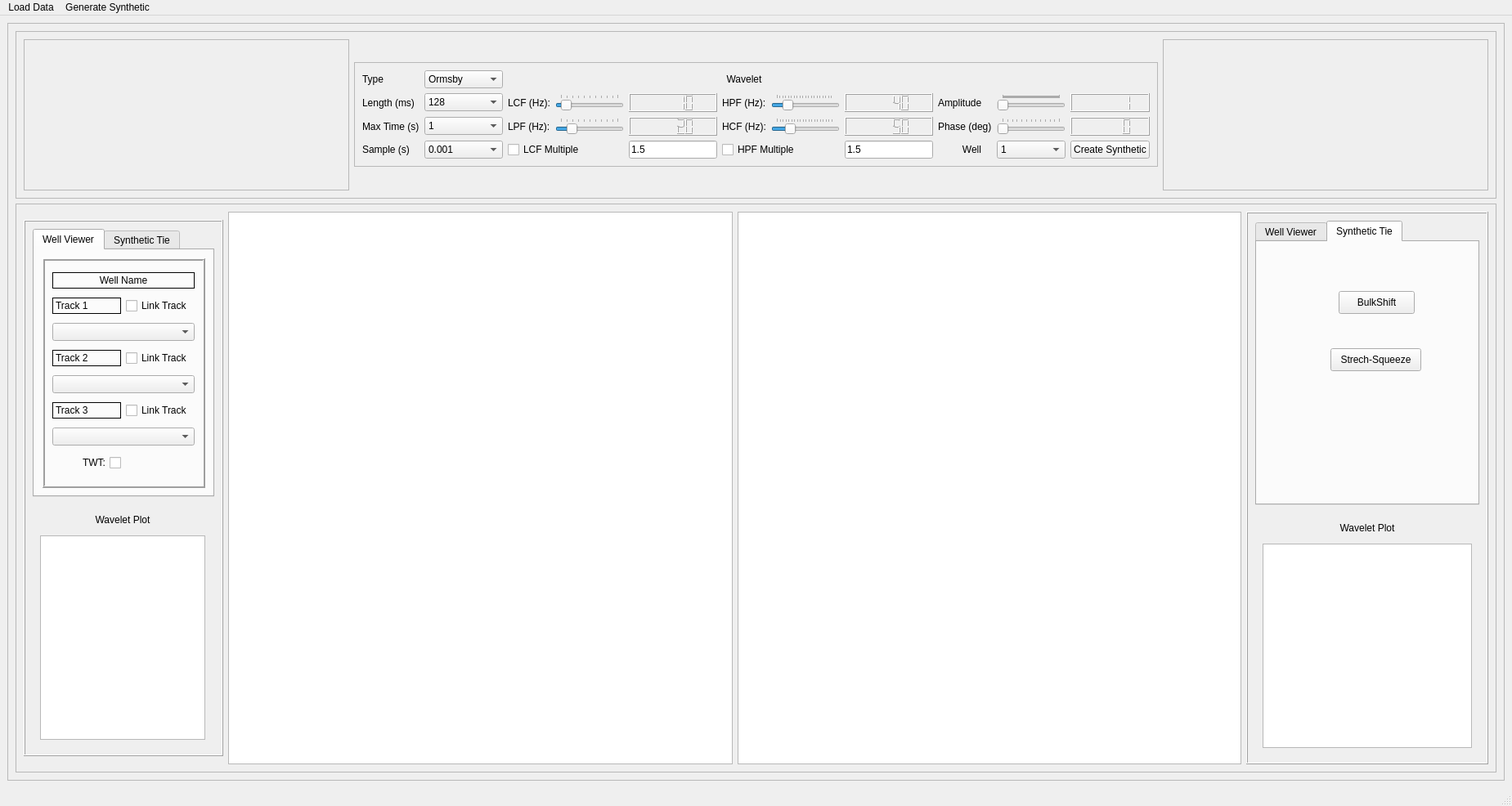
<?xml version="1.0" encoding="UTF-8"?>
<ui version="4.0">
 <class>MainWindow</class>
 <widget class="QMainWindow" name="MainWindow">
  <property name="geometry">
   <rect>
    <x>0</x>
    <y>0</y>
    <width>1849</width>
    <height>986</height>
   </rect>
  </property>
  <property name="sizePolicy">
   <sizepolicy hsizetype="MinimumExpanding" vsizetype="MinimumExpanding">
    <horstretch>0</horstretch>
    <verstretch>0</verstretch>
   </sizepolicy>
  </property>
  <property name="windowTitle">
   <string>SYNTHETIC ANALYSIS</string>
  </property>
  <property name="autoFillBackground">
   <bool>false</bool>
  </property>
  <widget class="QWidget" name="centralwidget">
   <layout class="QGridLayout" name="gridLayout_4">
    <item row="0" column="0">
     <widget class="QFrame" name="WindowFrame">
      <property name="sizePolicy">
       <sizepolicy hsizetype="Expanding" vsizetype="Expanding">
        <horstretch>0</horstretch>
        <verstretch>0</verstretch>
       </sizepolicy>
      </property>
      <property name="frameShape">
       <enum>QFrame::StyledPanel</enum>
      </property>
      <property name="frameShadow">
       <enum>QFrame::Raised</enum>
      </property>
      <layout class="QGridLayout" name="gridLayout_3">
       <item row="0" column="0">
        <widget class="QFrame" name="Header_Frame">
         <property name="sizePolicy">
          <sizepolicy hsizetype="Expanding" vsizetype="Expanding">
           <horstretch>0</horstretch>
           <verstretch>0</verstretch>
          </sizepolicy>
         </property>
         <property name="minimumSize">
          <size>
           <width>1200</width>
           <height>100</height>
          </size>
         </property>
         <property name="frameShape">
          <enum>QFrame::StyledPanel</enum>
         </property>
         <property name="frameShadow">
          <enum>QFrame::Raised</enum>
         </property>
         <layout class="QHBoxLayout" name="horizontalLayout_2">
          <item>
           <widget class="QFrame" name="well1_wellinfo">
            <property name="sizePolicy">
             <sizepolicy hsizetype="Expanding" vsizetype="Expanding">
              <horstretch>0</horstretch>
              <verstretch>0</verstretch>
             </sizepolicy>
            </property>
            <property name="minimumSize">
             <size>
              <width>200</width>
              <height>100</height>
             </size>
            </property>
            <property name="frameShape">
             <enum>QFrame::StyledPanel</enum>
            </property>
            <property name="frameShadow">
             <enum>QFrame::Raised</enum>
            </property>
           </widget>
          </item>
          <item>
           <widget class="QFrame" name="synthethic_options_frame">
            <property name="enabled">
             <bool>true</bool>
            </property>
            <property name="sizePolicy">
             <sizepolicy hsizetype="Fixed" vsizetype="Fixed">
              <horstretch>0</horstretch>
              <verstretch>0</verstretch>
             </sizepolicy>
            </property>
            <property name="acceptDrops">
             <bool>false</bool>
            </property>
            <property name="frameShape">
             <enum>QFrame::StyledPanel</enum>
            </property>
            <property name="frameShadow">
             <enum>QFrame::Raised</enum>
            </property>
            <layout class="QGridLayout" name="gridLayout">
             <property name="sizeConstraint">
              <enum>QLayout::SetFixedSize</enum>
             </property>
             <item row="2" column="5">
              <widget class="QLabel" name="HCF_label">
               <property name="text">
                <string>HCF (Hz):</string>
               </property>
              </widget>
             </item>
             <item row="1" column="2">
              <widget class="QLabel" name="LCF_label">
               <property name="text">
                <string>LCF (Hz):</string>
               </property>
              </widget>
             </item>
             <item row="3" column="9">
              <widget class="QComboBox" name="wavelet_well_sel_comboBox">
               <item>
                <property name="text">
                 <string>1</string>
                </property>
               </item>
               <item>
                <property name="text">
                 <string>2</string>
                </property>
               </item>
              </widget>
             </item>
             <item row="2" column="4">
              <widget class="QLCDNumber" name="LPF_LCD">
               <property name="intValue" stdset="0">
                <number>20</number>
               </property>
              </widget>
             </item>
             <item row="3" column="8">
              <widget class="QLabel" name="wavelet_well_sel_label">
               <property name="layoutDirection">
                <enum>Qt::LeftToRight</enum>
               </property>
               <property name="text">
                <string>         Well</string>
               </property>
              </widget>
             </item>
             <item row="1" column="6">
              <widget class="QSlider" name="HPF_slider">
               <property name="minimum">
                <number>2</number>
               </property>
               <property name="maximum">
                <number>200</number>
               </property>
               <property name="value">
                <number>40</number>
               </property>
               <property name="orientation">
                <enum>Qt::Horizontal</enum>
               </property>
               <property name="tickPosition">
                <enum>QSlider::TicksAbove</enum>
               </property>
               <property name="tickInterval">
                <number>10</number>
               </property>
              </widget>
             </item>
             <item row="3" column="1">
              <widget class="QComboBox" name="sample_rate_comboBox">
               <item>
                <property name="text">
                 <string>0.001</string>
                </property>
               </item>
               <item>
                <property name="text">
                 <string>0.002</string>
                </property>
               </item>
               <item>
                <property name="text">
                 <string>0.004</string>
                </property>
               </item>
              </widget>
             </item>
             <item row="3" column="5" colspan="2">
              <widget class="QCheckBox" name="HPF_checkbox">
               <property name="text">
                <string>HPF Multiple</string>
               </property>
              </widget>
             </item>
             <item row="2" column="8">
              <widget class="QLabel" name="Phase_label">
               <property name="text">
                <string>Phase (deg)</string>
               </property>
              </widget>
             </item>
             <item row="1" column="5">
              <widget class="QLabel" name="HPF_label">
               <property name="text">
                <string>HPF (Hz):</string>
               </property>
              </widget>
             </item>
             <item row="1" column="4">
              <widget class="QLCDNumber" name="LCF_LCD">
               <property name="font">
                <font>
                 <weight>75</weight>
                 <bold>true</bold>
                </font>
               </property>
               <property name="focusPolicy">
                <enum>Qt::NoFocus</enum>
               </property>
               <property name="lineWidth">
                <number>1</number>
               </property>
               <property name="midLineWidth">
                <number>0</number>
               </property>
               <property name="intValue" stdset="0">
                <number>10</number>
               </property>
              </widget>
             </item>
             <item row="3" column="7">
              <widget class="QLineEdit" name="HPF_multiplier">
               <property name="text">
                <string>1.5</string>
               </property>
              </widget>
             </item>
             <item row="2" column="6">
              <widget class="QSlider" name="HCF_slider">
               <property name="minimum">
                <number>3</number>
               </property>
               <property name="maximum">
                <number>200</number>
               </property>
               <property name="value">
                <number>50</number>
               </property>
               <property name="orientation">
                <enum>Qt::Horizontal</enum>
               </property>
               <property name="tickPosition">
                <enum>QSlider::TicksAbove</enum>
               </property>
               <property name="tickInterval">
                <number>10</number>
               </property>
              </widget>
             </item>
             <item row="2" column="9">
              <widget class="QSlider" name="Phase_slider">
               <property name="maximum">
                <number>360</number>
               </property>
               <property name="orientation">
                <enum>Qt::Horizontal</enum>
               </property>
               <property name="tickPosition">
                <enum>QSlider::TicksAbove</enum>
               </property>
               <property name="tickInterval">
                <number>30</number>
               </property>
              </widget>
             </item>
             <item row="1" column="7">
              <widget class="QLCDNumber" name="HPF_LCD">
               <property name="intValue" stdset="0">
                <number>40</number>
               </property>
              </widget>
             </item>
             <item row="2" column="7">
              <widget class="QLCDNumber" name="HCF_LCD">
               <property name="intValue" stdset="0">
                <number>50</number>
               </property>
              </widget>
             </item>
             <item row="0" column="1">
              <widget class="QComboBox" name="wave_type_comboBox">
               <item>
                <property name="text">
                 <string>Ormsby</string>
                </property>
               </item>
               <item>
                <property name="text">
                 <string>Ricker</string>
                </property>
               </item>
               <item>
                <property name="text">
                 <string>Berlage</string>
                </property>
               </item>
               <item>
                <property name="text">
                 <string>Generalized</string>
                </property>
               </item>
              </widget>
             </item>
             <item row="1" column="0">
              <widget class="QLabel" name="wave_length_label">
               <property name="text">
                <string>Length (ms)</string>
               </property>
              </widget>
             </item>
             <item row="2" column="3">
              <widget class="QSlider" name="LPF_slider">
               <property name="minimum">
                <number>1</number>
               </property>
               <property name="maximum">
                <number>100</number>
               </property>
               <property name="value">
                <number>20</number>
               </property>
               <property name="orientation">
                <enum>Qt::Horizontal</enum>
               </property>
               <property name="tickPosition">
                <enum>QSlider::TicksAbove</enum>
               </property>
               <property name="tickInterval">
                <number>10</number>
               </property>
              </widget>
             </item>
             <item row="3" column="10">
              <widget class="QPushButton" name="Create_Synthetic">
               <property name="text">
                <string>Create Synthetic</string>
               </property>
              </widget>
             </item>
             <item row="3" column="0">
              <widget class="QLabel" name="sample_rate_label">
               <property name="text">
                <string>Sample (s)</string>
               </property>
              </widget>
             </item>
             <item row="3" column="4">
              <widget class="QLineEdit" name="LCF_multiplier">
               <property name="text">
                <string>1.5</string>
               </property>
              </widget>
             </item>
             <item row="2" column="10">
              <widget class="QLCDNumber" name="Phase_LCD"/>
             </item>
             <item row="0" column="0">
              <widget class="QLabel" name="wave_type_label">
               <property name="text">
                <string>Type</string>
               </property>
              </widget>
             </item>
             <item row="1" column="3">
              <widget class="QSlider" name="LCF_slider">
               <property name="enabled">
                <bool>true</bool>
               </property>
               <property name="minimum">
                <number>1</number>
               </property>
               <property name="maximum">
                <number>100</number>
               </property>
               <property name="value">
                <number>10</number>
               </property>
               <property name="orientation">
                <enum>Qt::Horizontal</enum>
               </property>
               <property name="tickPosition">
                <enum>QSlider::TicksAbove</enum>
               </property>
               <property name="tickInterval">
                <number>10</number>
               </property>
              </widget>
             </item>
             <item row="2" column="2">
              <widget class="QLabel" name="LPF_label">
               <property name="text">
                <string>LPF (Hz):</string>
               </property>
              </widget>
             </item>
             <item row="1" column="9">
              <widget class="QSlider" name="Amp_slider">
               <property name="minimum">
                <number>1</number>
               </property>
               <property name="maximum">
                <number>100</number>
               </property>
               <property name="pageStep">
                <number>1</number>
               </property>
               <property name="orientation">
                <enum>Qt::Horizontal</enum>
               </property>
               <property name="tickPosition">
                <enum>QSlider::TicksAbove</enum>
               </property>
              </widget>
             </item>
             <item row="0" column="5">
              <widget class="QLabel" name="Wavelet_Title">
               <property name="text">
                <string>Wavelet</string>
               </property>
               <property name="alignment">
                <set>Qt::AlignCenter</set>
               </property>
              </widget>
             </item>
             <item row="1" column="8">
              <widget class="QLabel" name="Amplitude_label">
               <property name="text">
                <string>Amplitude</string>
               </property>
              </widget>
             </item>
             <item row="2" column="0">
              <widget class="QLabel" name="max_time_label">
               <property name="text">
                <string>Max Time (s)</string>
               </property>
              </widget>
             </item>
             <item row="1" column="1">
              <widget class="QComboBox" name="wave_length_comboBox">
               <item>
                <property name="text">
                 <string>128</string>
                </property>
               </item>
               <item>
                <property name="text">
                 <string>256</string>
                </property>
               </item>
               <item>
                <property name="text">
                 <string>512</string>
                </property>
               </item>
              </widget>
             </item>
             <item row="1" column="10">
              <widget class="QLCDNumber" name="Amp_LCD">
               <property name="intValue" stdset="0">
                <number>1</number>
               </property>
              </widget>
             </item>
             <item row="3" column="2" colspan="2">
              <widget class="QCheckBox" name="LCF_checkBox">
               <property name="text">
                <string>LCF Multiple</string>
               </property>
               <property name="checked">
                <bool>false</bool>
               </property>
              </widget>
             </item>
             <item row="2" column="1">
              <widget class="QComboBox" name="max_time_comboBox">
               <item>
                <property name="text">
                 <string>1</string>
                </property>
               </item>
               <item>
                <property name="text">
                 <string>2</string>
                </property>
               </item>
               <item>
                <property name="text">
                 <string>4</string>
                </property>
               </item>
              </widget>
             </item>
            </layout>
           </widget>
          </item>
          <item>
           <widget class="QFrame" name="well2_wellinfo">
            <property name="sizePolicy">
             <sizepolicy hsizetype="Expanding" vsizetype="Expanding">
              <horstretch>0</horstretch>
              <verstretch>0</verstretch>
             </sizepolicy>
            </property>
            <property name="minimumSize">
             <size>
              <width>200</width>
              <height>100</height>
             </size>
            </property>
            <property name="frameShape">
             <enum>QFrame::StyledPanel</enum>
            </property>
            <property name="frameShadow">
             <enum>QFrame::Raised</enum>
            </property>
           </widget>
          </item>
         </layout>
        </widget>
       </item>
       <item row="1" column="0">
        <widget class="QFrame" name="Mainframe_Plotting">
         <property name="sizePolicy">
          <sizepolicy hsizetype="MinimumExpanding" vsizetype="Expanding">
           <horstretch>0</horstretch>
           <verstretch>0</verstretch>
          </sizepolicy>
         </property>
         <property name="minimumSize">
          <size>
           <width>0</width>
           <height>641</height>
          </size>
         </property>
         <property name="frameShape">
          <enum>QFrame::StyledPanel</enum>
         </property>
         <property name="frameShadow">
          <enum>QFrame::Raised</enum>
         </property>
         <layout class="QGridLayout" name="gridLayout_7">
          <item row="0" column="2">
           <widget class="GraphicsLayoutWidget" name="Well2Plots">
            <property name="sizePolicy">
             <sizepolicy hsizetype="MinimumExpanding" vsizetype="MinimumExpanding">
              <horstretch>0</horstretch>
              <verstretch>0</verstretch>
             </sizepolicy>
            </property>
            <property name="minimumSize">
             <size>
              <width>600</width>
              <height>600</height>
             </size>
            </property>
           </widget>
          </item>
          <item row="0" column="0">
           <widget class="QFrame" name="Well1InfoFrame">
            <property name="sizePolicy">
             <sizepolicy hsizetype="Fixed" vsizetype="Fixed">
              <horstretch>0</horstretch>
              <verstretch>0</verstretch>
             </sizepolicy>
            </property>
            <property name="minimumSize">
             <size>
              <width>240</width>
              <height>600</height>
             </size>
            </property>
            <property name="frameShape">
             <enum>QFrame::Box</enum>
            </property>
            <property name="frameShadow">
             <enum>QFrame::Raised</enum>
            </property>
            <layout class="QVBoxLayout" name="verticalLayout">
             <item>
              <widget class="QTabWidget" name="Well_1tabWidget">
               <property name="sizePolicy">
                <sizepolicy hsizetype="MinimumExpanding" vsizetype="MinimumExpanding">
                 <horstretch>0</horstretch>
                 <verstretch>0</verstretch>
                </sizepolicy>
               </property>
               <property name="currentIndex">
                <number>0</number>
               </property>
               <widget class="QWidget" name="Well1ViewerTab">
                <attribute name="title">
                 <string>Well Viewer</string>
                </attribute>
                <layout class="QGridLayout" name="gridLayout_6">
                 <item row="0" column="0">
                  <widget class="QFrame" name="wellinfoframe">
                   <property name="sizePolicy">
                    <sizepolicy hsizetype="MinimumExpanding" vsizetype="MinimumExpanding">
                     <horstretch>0</horstretch>
                     <verstretch>0</verstretch>
                    </sizepolicy>
                   </property>
                   <property name="minimumSize">
                    <size>
                     <width>200</width>
                     <height>280</height>
                    </size>
                   </property>
                   <property name="frameShape">
                    <enum>QFrame::Box</enum>
                   </property>
                   <property name="frameShadow">
                    <enum>QFrame::Raised</enum>
                   </property>
                   <property name="lineWidth">
                    <number>2</number>
                   </property>
                   <layout class="QGridLayout" name="gridLayout_2">
                    <item row="1" column="0">
                     <widget class="QLabel" name="Track1dropdown">
                      <property name="frameShape">
                       <enum>QFrame::Box</enum>
                      </property>
                      <property name="text">
                       <string>Track 1</string>
                      </property>
                     </widget>
                    </item>
                    <item row="4" column="0" colspan="2">
                     <widget class="QComboBox" name="comboBox_Track2"/>
                    </item>
                    <item row="6" column="0" colspan="2">
                     <widget class="QComboBox" name="comboBox_Track3"/>
                    </item>
                    <item row="3" column="1">
                     <widget class="QCheckBox" name="Well1_Track2_Link_Checkbox">
                      <property name="text">
                       <string>Link Track</string>
                      </property>
                     </widget>
                    </item>
                    <item row="5" column="1">
                     <widget class="QCheckBox" name="Well1_Track3_Link_Checkbox">
                      <property name="text">
                       <string>Link Track</string>
                      </property>
                     </widget>
                    </item>
                    <item row="5" column="0">
                     <widget class="QLabel" name="Track3dropdown">
                      <property name="frameShape">
                       <enum>QFrame::Box</enum>
                      </property>
                      <property name="text">
                       <string>Track 3</string>
                      </property>
                     </widget>
                    </item>
                    <item row="7" column="0">
                     <widget class="QCheckBox" name="Well1_TWT_checkBox">
                      <property name="layoutDirection">
                       <enum>Qt::RightToLeft</enum>
                      </property>
                      <property name="autoFillBackground">
                       <bool>false</bool>
                      </property>
                      <property name="text">
                       <string>TWT:</string>
                      </property>
                     </widget>
                    </item>
                    <item row="2" column="0" colspan="2">
                     <widget class="QComboBox" name="comboBox_Track1"/>
                    </item>
                    <item row="0" column="0" colspan="2">
                     <widget class="QLabel" name="Well_info_label">
                      <property name="sizePolicy">
                       <sizepolicy hsizetype="Preferred" vsizetype="Fixed">
                        <horstretch>0</horstretch>
                        <verstretch>0</verstretch>
                       </sizepolicy>
                      </property>
                      <property name="minimumSize">
                       <size>
                        <width>0</width>
                        <height>20</height>
                       </size>
                      </property>
                      <property name="frameShape">
                       <enum>QFrame::Box</enum>
                      </property>
                      <property name="text">
                       <string>Well Name</string>
                      </property>
                      <property name="alignment">
                       <set>Qt::AlignCenter</set>
                      </property>
                     </widget>
                    </item>
                    <item row="1" column="1">
                     <widget class="QCheckBox" name="Well1_Track1_Link_Checkbox">
                      <property name="text">
                       <string>Link Track</string>
                      </property>
                     </widget>
                    </item>
                    <item row="3" column="0">
                     <widget class="QLabel" name="Track2dropdown">
                      <property name="frameShape">
                       <enum>QFrame::Box</enum>
                      </property>
                      <property name="text">
                       <string>Track 2</string>
                      </property>
                     </widget>
                    </item>
                   </layout>
                  </widget>
                 </item>
                </layout>
               </widget>
               <widget class="QWidget" name="tab_2">
                <attribute name="title">
                 <string>Synthetic Tie</string>
                </attribute>
                <widget class="QPushButton" name="BulkShiftpushButton_1">
                 <property name="geometry">
                  <rect>
                   <x>60</x>
                   <y>40</y>
                   <width>93</width>
                   <height>28</height>
                  </rect>
                 </property>
                 <property name="text">
                  <string>BulkShift</string>
                 </property>
                </widget>
                <widget class="QPushButton" name="StretchSqueezepushButton_1">
                 <property name="geometry">
                  <rect>
                   <x>50</x>
                   <y>100</y>
                   <width>111</width>
                   <height>28</height>
                  </rect>
                 </property>
                 <property name="text">
                  <string>Strech-Squeeze</string>
                 </property>
                </widget>
               </widget>
              </widget>
             </item>
             <item>
              <widget class="QWidget" name="Synthetic_Graph_Widget" native="true">
               <property name="sizePolicy">
                <sizepolicy hsizetype="Fixed" vsizetype="Fixed">
                 <horstretch>0</horstretch>
                 <verstretch>0</verstretch>
                </sizepolicy>
               </property>
               <property name="minimumSize">
                <size>
                 <width>220</width>
                 <height>300</height>
                </size>
               </property>
               <property name="maximumSize">
                <size>
                 <width>200</width>
                 <height>300</height>
                </size>
               </property>
               <layout class="QVBoxLayout" name="verticalLayout_3">
                <item>
                 <widget class="QLabel" name="wavelet_plot_title">
                  <property name="text">
                   <string>Wavelet Plot</string>
                  </property>
                  <property name="alignment">
                   <set>Qt::AlignCenter</set>
                  </property>
                 </widget>
                </item>
                <item>
                 <widget class="PlotWidget" name="wavelet_graph">
                  <property name="maximumSize">
                   <size>
                    <width>16777215</width>
                    <height>250</height>
                   </size>
                  </property>
                 </widget>
                </item>
               </layout>
              </widget>
             </item>
            </layout>
           </widget>
          </item>
          <item row="0" column="1">
           <widget class="GraphicsLayoutWidget" name="Well1Plots">
            <property name="sizePolicy">
             <sizepolicy hsizetype="MinimumExpanding" vsizetype="MinimumExpanding">
              <horstretch>0</horstretch>
              <verstretch>0</verstretch>
             </sizepolicy>
            </property>
            <property name="minimumSize">
             <size>
              <width>600</width>
              <height>600</height>
             </size>
            </property>
           </widget>
          </item>
          <item row="0" column="3">
           <widget class="QFrame" name="Well2InfoFrame">
            <property name="sizePolicy">
             <sizepolicy hsizetype="Fixed" vsizetype="Fixed">
              <horstretch>0</horstretch>
              <verstretch>0</verstretch>
             </sizepolicy>
            </property>
            <property name="minimumSize">
             <size>
              <width>240</width>
              <height>600</height>
             </size>
            </property>
            <property name="frameShape">
             <enum>QFrame::Box</enum>
            </property>
            <property name="frameShadow">
             <enum>QFrame::Raised</enum>
            </property>
            <layout class="QVBoxLayout" name="verticalLayout_2">
             <item>
              <widget class="QTabWidget" name="tabWidget">
               <property name="currentIndex">
                <number>1</number>
               </property>
               <widget class="QWidget" name="tab">
                <attribute name="title">
                 <string>Well Viewer</string>
                </attribute>
                <layout class="QGridLayout" name="gridLayout_8">
                 <item row="0" column="0">
                  <widget class="QFrame" name="wellinfoframe2">
                   <property name="sizePolicy">
                    <sizepolicy hsizetype="Fixed" vsizetype="Fixed">
                     <horstretch>0</horstretch>
                     <verstretch>0</verstretch>
                    </sizepolicy>
                   </property>
                   <property name="minimumSize">
                    <size>
                     <width>200</width>
                     <height>300</height>
                    </size>
                   </property>
                   <property name="maximumSize">
                    <size>
                     <width>200</width>
                     <height>300</height>
                    </size>
                   </property>
                   <property name="frameShape">
                    <enum>QFrame::Box</enum>
                   </property>
                   <property name="frameShadow">
                    <enum>QFrame::Raised</enum>
                   </property>
                   <property name="lineWidth">
                    <number>2</number>
                   </property>
                   <layout class="QGridLayout" name="gridLayout_5">
                    <item row="1" column="1">
                     <widget class="QCheckBox" name="Well2_Track3_Link_Checkbox">
                      <property name="text">
                       <string>Link Track</string>
                      </property>
                     </widget>
                    </item>
                    <item row="6" column="0" colspan="2">
                     <widget class="QComboBox" name="comboBox_Track3_well2"/>
                    </item>
                    <item row="1" column="0">
                     <widget class="QLabel" name="Track1dropdown2">
                      <property name="frameShape">
                       <enum>QFrame::Box</enum>
                      </property>
                      <property name="text">
                       <string>Track 1</string>
                      </property>
                     </widget>
                    </item>
                    <item row="4" column="0" colspan="2">
                     <widget class="QComboBox" name="comboBox_Track2_well2"/>
                    </item>
                    <item row="7" column="0">
                     <widget class="QCheckBox" name="Well2_TWT_checkBox">
                      <property name="layoutDirection">
                       <enum>Qt::RightToLeft</enum>
                      </property>
                      <property name="autoFillBackground">
                       <bool>false</bool>
                      </property>
                      <property name="text">
                       <string>TWT:</string>
                      </property>
                     </widget>
                    </item>
                    <item row="0" column="0" colspan="2">
                     <widget class="QLabel" name="Well_info_label2">
                      <property name="sizePolicy">
                       <sizepolicy hsizetype="Preferred" vsizetype="Fixed">
                        <horstretch>0</horstretch>
                        <verstretch>0</verstretch>
                       </sizepolicy>
                      </property>
                      <property name="minimumSize">
                       <size>
                        <width>0</width>
                        <height>20</height>
                       </size>
                      </property>
                      <property name="frameShape">
                       <enum>QFrame::Box</enum>
                      </property>
                      <property name="text">
                       <string>Well Name</string>
                      </property>
                      <property name="alignment">
                       <set>Qt::AlignCenter</set>
                      </property>
                     </widget>
                    </item>
                    <item row="3" column="0">
                     <widget class="QLabel" name="Track2dropdown2">
                      <property name="frameShape">
                       <enum>QFrame::Box</enum>
                      </property>
                      <property name="text">
                       <string>Track 2</string>
                      </property>
                     </widget>
                    </item>
                    <item row="5" column="0">
                     <widget class="QLabel" name="Track3dropdown2">
                      <property name="frameShape">
                       <enum>QFrame::Box</enum>
                      </property>
                      <property name="text">
                       <string>Track 3</string>
                      </property>
                     </widget>
                    </item>
                    <item row="5" column="1">
                     <widget class="QCheckBox" name="Well2_Track1_Link_Checkbox">
                      <property name="text">
                       <string>Link Track</string>
                      </property>
                     </widget>
                    </item>
                    <item row="2" column="0" colspan="2">
                     <widget class="QComboBox" name="comboBox_Track1_well2"/>
                    </item>
                    <item row="3" column="1">
                     <widget class="QCheckBox" name="Well2_Track2_Link_Checkbox">
                      <property name="text">
                       <string>Link Track</string>
                      </property>
                     </widget>
                    </item>
                   </layout>
                  </widget>
                 </item>
                </layout>
               </widget>
               <widget class="QWidget" name="tab_3">
                <attribute name="title">
                 <string>Synthetic Tie</string>
                </attribute>
                <widget class="QPushButton" name="BulkShiftpushButton_2">
                 <property name="geometry">
                  <rect>
                   <x>100</x>
                   <y>60</y>
                   <width>93</width>
                   <height>28</height>
                  </rect>
                 </property>
                 <property name="text">
                  <string>BulkShift</string>
                 </property>
                </widget>
                <widget class="QPushButton" name="StretchSqueezepushButton_2">
                 <property name="geometry">
                  <rect>
                   <x>90</x>
                   <y>130</y>
                   <width>111</width>
                   <height>28</height>
                  </rect>
                 </property>
                 <property name="text">
                  <string>Strech-Squeeze</string>
                 </property>
                </widget>
               </widget>
              </widget>
             </item>
             <item>
              <widget class="QWidget" name="Synthetic_Graph_Widget_2" native="true">
               <property name="sizePolicy">
                <sizepolicy hsizetype="Fixed" vsizetype="Fixed">
                 <horstretch>0</horstretch>
                 <verstretch>0</verstretch>
                </sizepolicy>
               </property>
               <property name="minimumSize">
                <size>
                 <width>200</width>
                 <height>300</height>
                </size>
               </property>
               <layout class="QVBoxLayout" name="verticalLayout_4">
                <item>
                 <widget class="QLabel" name="wavelet_plot_title_2">
                  <property name="text">
                   <string>Wavelet Plot</string>
                  </property>
                  <property name="alignment">
                   <set>Qt::AlignCenter</set>
                  </property>
                 </widget>
                </item>
                <item>
                 <widget class="PlotWidget" name="wavelet_graph_2">
                  <property name="maximumSize">
                   <size>
                    <width>16777215</width>
                    <height>250</height>
                   </size>
                  </property>
                 </widget>
                </item>
               </layout>
              </widget>
             </item>
            </layout>
           </widget>
          </item>
         </layout>
        </widget>
       </item>
      </layout>
     </widget>
    </item>
   </layout>
  </widget>
  <widget class="QStatusBar" name="statusbar"/>
  <widget class="QMenuBar" name="menubar">
   <property name="geometry">
    <rect>
     <x>0</x>
     <y>0</y>
     <width>1849</width>
     <height>26</height>
    </rect>
   </property>
   <widget class="QMenu" name="menuLoad_Data">
    <property name="title">
     <string>Load Data</string>
    </property>
    <addaction name="actionLoad_Well_1"/>
    <addaction name="actionLoad_Well_2"/>
    <addaction name="actionLoad_Seismic"/>
    <addaction name="actionLoad_Well_Tops"/>
   </widget>
   <widget class="QMenu" name="menuGenerate_Synthetic">
    <property name="title">
     <string>Generate Synthetic</string>
    </property>
    <addaction name="Create_Synthetic_Menu_Button"/>
   </widget>
   <addaction name="menuLoad_Data"/>
   <addaction name="menuGenerate_Synthetic"/>
  </widget>
  <action name="actionLoad_Well_1">
   <property name="text">
    <string>Load Well 1</string>
   </property>
  </action>
  <action name="actionLoad_Well_2">
   <property name="text">
    <string>Load Well 2</string>
   </property>
  </action>
  <action name="actionLoad_Seismic">
   <property name="text">
    <string>Load Seismic</string>
   </property>
  </action>
  <action name="actionLoad_Well_Tops">
   <property name="text">
    <string>Load Well Tops</string>
   </property>
  </action>
  <action name="Create_Synthetic_Menu_Button">
   <property name="text">
    <string>Create</string>
   </property>
  </action>
  <action name="gensynwell_2">
   <property name="text">
    <string>Well 2</string>
   </property>
  </action>
 </widget>
 <customwidgets>
  <customwidget>
   <class>GraphicsLayoutWidget</class>
   <extends>QGraphicsView</extends>
   <header location="global">pyqtgraph</header>
  </customwidget>
  <customwidget>
   <class>PlotWidget</class>
   <extends>QGraphicsView</extends>
   <header>pyqtgraph</header>
  </customwidget>
 </customwidgets>
 <resources/>
 <connections>
  <connection>
   <sender>HCF_slider</sender>
   <signal>valueChanged(int)</signal>
   <receiver>HCF_LCD</receiver>
   <slot>display(int)</slot>
   <hints>
    <hint type="sourcelabel">
     <x>649</x>
     <y>746</y>
    </hint>
    <hint type="destinationlabel">
     <x>771</x>
     <y>747</y>
    </hint>
   </hints>
  </connection>
  <connection>
   <sender>HPF_slider</sender>
   <signal>valueChanged(int)</signal>
   <receiver>HPF_LCD</receiver>
   <slot>display(int)</slot>
   <hints>
    <hint type="sourcelabel">
     <x>649</x>
     <y>716</y>
    </hint>
    <hint type="destinationlabel">
     <x>771</x>
     <y>717</y>
    </hint>
   </hints>
  </connection>
  <connection>
   <sender>Phase_slider</sender>
   <signal>valueChanged(int)</signal>
   <receiver>Phase_LCD</receiver>
   <slot>display(int)</slot>
   <hints>
    <hint type="sourcelabel">
     <x>979</x>
     <y>746</y>
    </hint>
    <hint type="destinationlabel">
     <x>1101</x>
     <y>747</y>
    </hint>
   </hints>
  </connection>
  <connection>
   <sender>Amp_slider</sender>
   <signal>valueChanged(int)</signal>
   <receiver>Amp_LCD</receiver>
   <slot>display(int)</slot>
   <hints>
    <hint type="sourcelabel">
     <x>979</x>
     <y>716</y>
    </hint>
    <hint type="destinationlabel">
     <x>1101</x>
     <y>717</y>
    </hint>
   </hints>
  </connection>
  <connection>
   <sender>LPF_slider</sender>
   <signal>valueChanged(int)</signal>
   <receiver>LPF_LCD</receiver>
   <slot>display(int)</slot>
   <hints>
    <hint type="sourcelabel">
     <x>339</x>
     <y>746</y>
    </hint>
    <hint type="destinationlabel">
     <x>461</x>
     <y>747</y>
    </hint>
   </hints>
  </connection>
  <connection>
   <sender>LCF_slider</sender>
   <signal>valueChanged(int)</signal>
   <receiver>LCF_LCD</receiver>
   <slot>display(int)</slot>
   <hints>
    <hint type="sourcelabel">
     <x>339</x>
     <y>716</y>
    </hint>
    <hint type="destinationlabel">
     <x>461</x>
     <y>717</y>
    </hint>
   </hints>
  </connection>
 </connections>
</ui>
